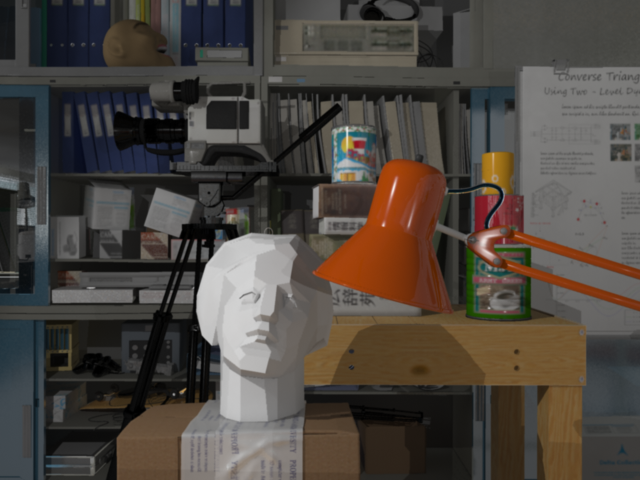
#> input picture im0.png, 640 x 480 px
$ python main.py
#> lines starting #> are read from the running program, lines starting #| are printed output that depends on the picture
import cv2
import numpy
from matplotlib import pyplot as plt
import open3d as o3d

#Input stereo image pair
img0 = cv2.imread("im0.png")
#> img0 is the input picture: shape (480, 640, 3); mean B, G, R 63.6, 69.7, 76.3
img1 = cv2.imread("im1.png")
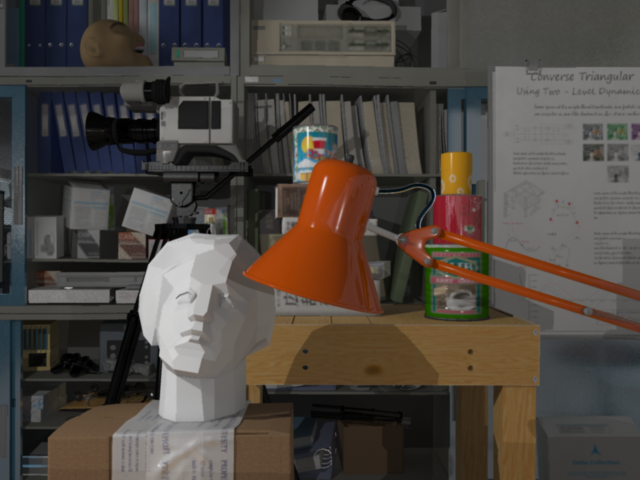
#> input picture im1.png, 640 x 480 px
#> img1 is the input picture: shape (480, 640, 3); mean B, G, R 64.2, 70.6, 77.6

#Specify camera intrinsics
focal = float(img0.shape[1]/2)
#> focal = 320
T = 150.
K = numpy.array((
    [focal,0,img0.shape[1]/2],
    [0,focal,img0.shape[0]/2],
    [0,0,1]),dtype=float)

#Convert stereo images into grayscale
img0_gray = cv2.cvtColor(img0,cv2.COLOR_BGR2GRAY)
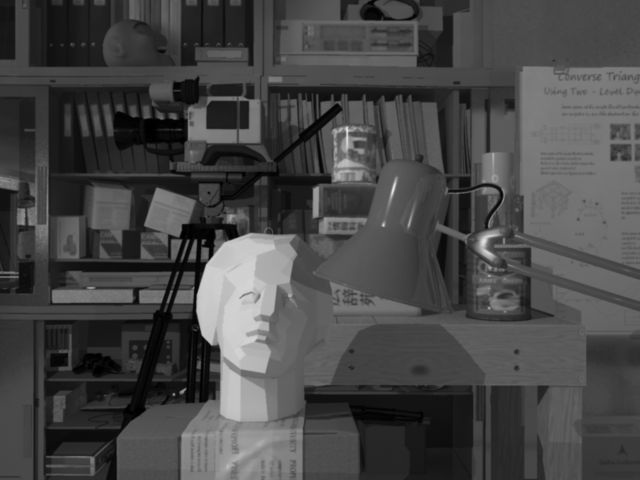
#> img0_gray: shape (480, 640); min 0, max 233, mean 70.9
img1_gray = cv2.cvtColor(img1,cv2.COLOR_BGR2GRAY)
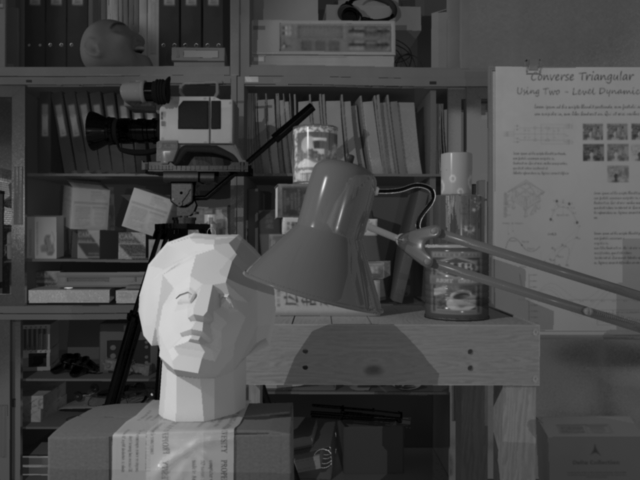
#> img1_gray: shape (480, 640); min 0, max 230, mean 72

#Compute disparity map with stereo matching(block matching)
stereo = cv2.StereoBM.create(numDisparities=64, blockSize=7)
disparity = (stereo.compute(img0_gray,img1_gray).astype(numpy.float32)+0.0001)/16. #disparity values were multiplied by 16 from real disparity
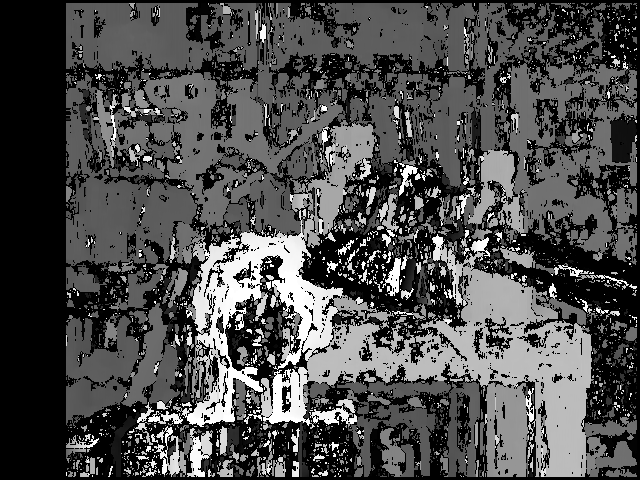
#> disparity: shape (480, 640) float32; min -1, max 63, mean 18.3; drawn with min black and max white
plt.imshow(disparity)
plt.show()

depth = T * focal/disparity #depth is obtained from T*F/disparity, assuming T = 100
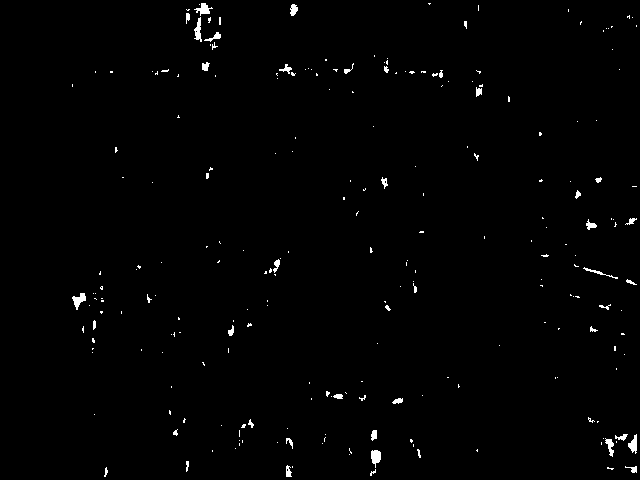
#> depth: shape (480, 640) float32; min -48000.3, max 7.68e+09, mean 71581240; drawn with min black and max white
rgbd_image = o3d.geometry.RGBDImage.create_from_color_and_depth(color=o3d.geometry.Image(img0), depth=o3d.geometry.Image(depth))

#Create pointsCloud from RGBD Image
pcd = o3d.geometry.PointCloud.create_from_rgbd_image(
    rgbd_image,
    o3d.camera.PinholeCameraIntrinsic(width=img0.shape[1], height=img0.shape[0],intrinsic_matrix=K))

vis = o3d.visualization
currentPose = numpy.array([[1, 0, 0, 0], [0, 1, 0, 0], [0, 0, 1, 0],[0, 0, 0, 1]], dtype=numpy.float64)
vis.draw(pcd, width=img0.shape[1], height=img0.shape[0], intrinsic_matrix=K, extrinsic_matrix=currentPose)
